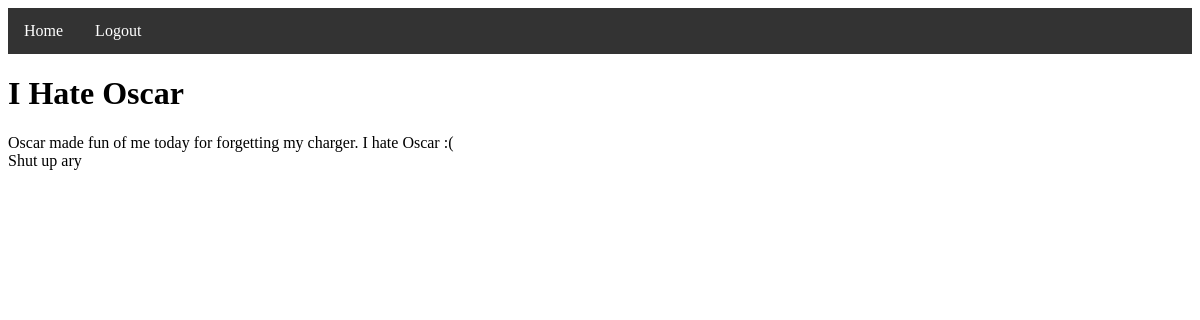
The app's page /2 (signed in) with its own data.
### tables this page shows
CREATE TABLE Stories (ID INTEGER PRIMARY KEY AUTOINCREMENT, Title TEXT, FullStory TEXT, Latest_Update TEXT);

### __init__.py (the view)
@app.route('/<int:story_id>')
def view_story(story_id):
    if logged_in():
        username = session['username']
        if db_builder.has_contributed(story_id, username):
            title, story, _ = db_builder.get_story(story_id)
            print(story)
            return render_template('view.html', title=title, story=story, logged_in=logged_in())
        else:
            return redirect(url_for('edit_story', story_id=story_id))
    else:
        return redirect(url_for('landing'))

### __init__.py (called while the page is built)
def logged_in():
    return session.get('username') is not None

### db_builder.py (called while the page is built)
def split_viewable_stories(username):
    db = sqlite3.connect(DB_FILE) #open if file exists, otherwise create
    c = db.cursor()               #facilitate db ops -- you will use cursor to trigger db events
    c.execute("SELECT ID FROM Stories")
    all_story_ids = set([entry[0] for entry in c.fetchall()])
    user_id = get_id(username)
    c.execute("SELECT StoryID FROM Contributions WHERE UserID=?", [user_id])
    contributed_story_id_set = set([entry[0] for entry in c.fetchall()])
    viewable_story_list = [(story_id, get_story_title_by_id(story_id)) for story_id in contributed_story_id_set]
    editable_story_list = [(story_id, get_story_title_by_id(story_id)) for story_id in all_story_ids.difference(contributed_story_id_set)]
    db.commit() #save changes
    db.close()  #close database
    return (viewable_story_list, editable_story_list)

def has_contributed(story_id, username):
    contributions, _ = split_viewable_stories(username)
    if story_id in [entry[0] for entry in contributions]:
        return True
    else:
        return False

def get_story(story_id):
    db = sqlite3.connect(DB_FILE)  # open if file exists, otherwise create
    c = db.cursor()
    c.execute("SELECT Title, FullStory, Latest_Update FROM Stories WHERE ID=?", [story_id])
    row = c.fetchone()
    title = row[0]
    full_story = row[1]
    latest_update = row[2]
    db.commit()
    db.close()
    return title, full_story, latest_update

def get_story_title_by_id(story_id):
    db = sqlite3.connect(DB_FILE)  # open if file exists, otherwise create
    c = db.cursor()
    c.execute("SELECT Title FROM Stories WHERE ID=?", [story_id])
    title = c.fetchone()[0]
    db.commit()
    db.close()
    return title

def get_id(username):
    db = sqlite3.connect(DB_FILE) #open if file exists, otherwise create
    c = db.cursor()               #facilitate db ops -- you will use cursor to trigger db events
    user_ID = None
    c.execute("SELECT ID FROM Users WHERE Username=?", [username])
    row = c.fetchone()
    if row is not None:
        user_ID = row[0]
    return user_ID

### templates/view.html (shortened to what this page needs)
<!DOCTYPE html>
<html lang="en">
<head>
    <link rel="stylesheet" href="{{ url_for('static', filename='styles/stylesheet.css') }}">
    <ul class="nav">
        {% if logged_in %}
            <li class="nav"><a class="nav" href="/">Home</a></li>
            <li class="nav"><a class="nav" href="/logout">Logout</a></li>
        {% else %}
            <li class="nav"><a class="nav" href="/">Home</a></li>
            <li class="nav"><a class="nav" href="/login">Login</a></li>
            <li class="nav"><a class="nav" href="/register">Register</a></li>
        {% endif %}
    </ul>
</head>
<body>
    <h1>{{ title }}</h1>
    <p style="white-space: pre-wrap;">{{ story }}</p>
</body>
</html>

### static/styles/stylesheet.css (style rules this page uses)
ul.nav { list-style-type: none; margin: 0; padding: 0; overflow: hidden; background-color: #333; }
li.nav { float: left; }
li a.nav { display: block; color: white; text-align: center; padding: 14px 16px; text-decoration: none; }

### records on screen
Stories: Title "I Hate Oscar", FullStory "Oscar made fun of me today for forgetting my charger. I hate Oscar :( Shut up ary"
